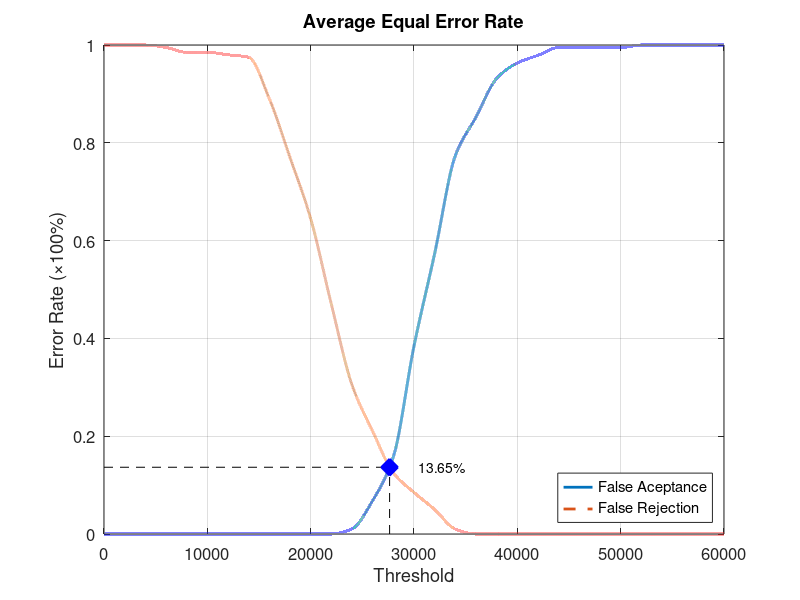
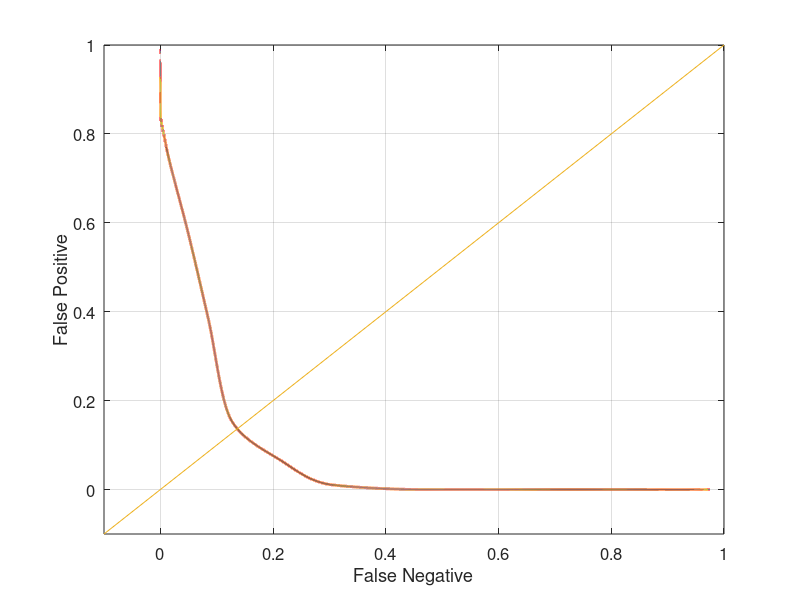

Write MATLAB code to recreate these figures, in order.
function yEER = Database4_1
close all;
clear;
clc;
x = 0:2000:60000;
xq = 0:0.5:60000;

y0 = [0 0 0 0 0 0 0 0 0 0 0 0 0.0105263 0.0684211 0.157895 0.384211 0.573684 0.773684 0.852632 0.931579 0.963158 0.978947 0.994737 0.994737 0.994737 0.994737 1 1 1 1 1];
yy0 = interp1(x, y0, xq, 'pchip');
y1 = [1 1 1 0.995 0.985 0.985 0.98 0.975 0.89 0.77 0.645 0.47 0.305 0.21 0.125 0.085 0.05 0.01 0 0 0 0 0 0 0 0 0 0 0 0 0];
yy1 = interp1(x, y1, xq, 'pchip');

% Calculating EER: 
y2 = abs(y0 - y1);
find(y2 == min(y2))
yy2 = abs(yy0 - yy1);
xEER = find(yy2 == min(yy2));
xEERIndex = xq(xEER) % X-axis EER
yEER = yy0(xEER) % Y-axis EER

main = figure
plot(xq, yy0,'-','LineWidth', 2);	hold on
plot(xq, yy1,'--','LineWidth', 2);	hold on
plot([xEERIndex xEERIndex], [0 yEER], 'k--');	hold on
plot([0 xEERIndex], [yEER yEER], 'k--');	hold on
plot(xEERIndex, yEER, 'bx', 'LineWidth', 10);	hold on
text(xEERIndex + 10 * xEERIndex / 100, yEER, [num2str(round((10000 * yEER)) / 100) '%'])
legend('False Aceptance', 'False Rejection', 'Location', 'SouthEast')
xlabel('Threshold')
ylabel('Error Rate (\times100%)')
title('Average Equal Error Rate')
set(gca, 'FontSize', 12)
axis([0 60000 0 1])
grid on

print(main, 'Database4_1Main', '-dpng');
FNRxFPR = figure('Color', [1 1 1]);
plot(yy1, yy0, '-', yy1, yy0, 'LineWidth', 2);
hold on
y = -0.1:0.1:1
plot(y, y); 
set(gca, 'FontSize', 12)
xlabel('False Negative')
ylabel('False Positive')
axis([-0.1 1 -0.1 1])
set(gca, 'FontSize', 12)
grid on

print(FNRxFPR, 'Database4_1FNRxFPR','-dpng');
end
